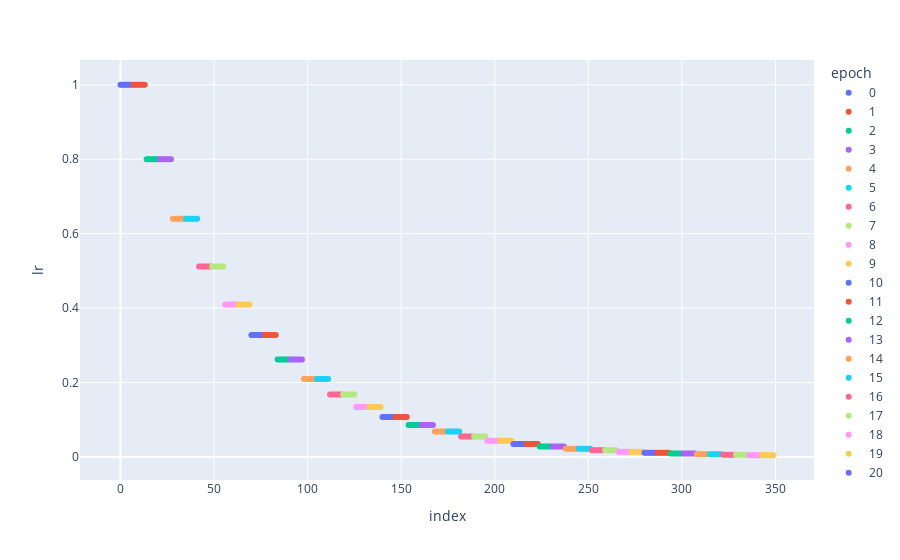

Notebook source saved alongside this figure:
### Markdown cell above
## StepLR
This is a more general form of `ExponentialLR` where instead of decaying the learning rate with every epoch, I can decay it every so many epochs given by the `step_size`.

### Code cell
lrsched = partial(StepLR, step_size=2, gamma=0.8)
df = explore(lrsched, optim_lr=1.0)

### Figure 1 — Plotly figure (JSON) as saved in the notebook; plotly's stock layout.template omitted (floating-point values rounded to 4 significant figures)
{"data": [{"hovertemplate": "epoch=0<br>index=%{x}<br>lr=%{y}<extra></extra>", "legendgroup": "0", "marker": {"color": "#636efa", "symbol": "circle"}, "mode": "markers", "name": "0", "orientation": "v", "showlegend": true, "type": "scatter", "x": [0, 1, 2, 3, 4, 5, 6], "xaxis": "x", "y": [1, 1, 1, 1, 1, 1, 1], "yaxis": "y"}, {"hovertemplate": "epoch=1<br>index=%{x}<br>lr=%{y}<extra></extra>", "legendgroup": "1", "marker": {"color": "#EF553B", "symbol": "circle"}, "mode": "markers", "name": "1", "orientation": "v", "showlegend": true, "type": "scatter", "x": [7, 8, 9, 10, 11, 12, 13], "xaxis": "x", "y": [1, 1, 1, 1, 1, 1, 1], "yaxis": "y"}, {"hovertemplate": "epoch=2<br>index=%{x}<br>lr=%{y}<extra></extra>", "legendgroup": "2", "marker": {"color": "#00cc96", "symbol": "circle"}, "mode": "markers", "name": "2", "orientation": "v", "showlegend": true, "type": "scatter", "x": [14, 15, 16, 17, 18, 19, 20], "xaxis": "x", "y": [0.8, 0.8, 0.8, 0.8, 0.8, 0.8, 0.8], "yaxis": "y"}, {"hovertemplate": "epoch=3<br>index=%{x}<br>lr=%{y}<extra></extra>", "legendgroup": "3", "marker": {"color": "#ab63fa", "symbol": "circle"}, "mode": "markers", "name": "3", "orientation": "v", "showlegend": true, "type": "scatter", "x": [21, 22, 23, 24, 25, 26, 27], "xaxis": "x", "y": [0.8, 0.8, 0.8, 0.8, 0.8, 0.8, 0.8], "yaxis": "y"}, {"hovertemplate": "epoch=4<br>index=%{x}<br>lr=%{y}<extra></extra>", "legendgroup": "4", "marker": {"color": "#FFA15A", "symbol": "circle"}, "mode": "markers", "name": "4", "orientation": "v", "showlegend": true, "type": "scatter", "x": [28, 29, 30, 31, 32, 33, 34], "xaxis": "x", "y": [0.64, 0.64, 0.64, 0.64, 0.64, 0.64, 0.64], "yaxis": "y"}, {"hovertemplate": "epoch=5<br>index=%{x}<br>lr=%{y}<extra></extra>", "legendgroup": "5", "marker": {"color": "#19d3f3", "symbol": "circle"}, "mode": "markers", "name": "5", "orientation": "v", "showlegend": true, "type": "scatter", "x": [35, 36, 37, 38, 39, 40, 41], "xaxis": "x", "y": [0.64, 0.64, 0.64, 0.64, 0.64, 0.64, 0.64], "yaxis": "y"}, {"hovertemplate": "epoch=6<br>index=%{x}<br>lr=%{y}<extra></extra>", "legendgroup": "6", "marker": {"color": "#FF6692", "symbol": "circle"}, "mode": "markers", "name": "6", "orientation": "v", "showlegend": true, "type": "scatter", "x": [42, 43, 44, 45, 46, 47, 48], "xaxis": "x", "y": [0.512, 0.512, 0.512, 0.512, 0.512, 0.512, 0.512], "yaxis": "y"}, {"hovertemplate": "epoch=7<br>index=%{x}<br>lr=%{y}<extra></extra>", "legendgroup": "7", "marker": {"color": "#B6E880", "symbol": "circle"}, "mode": "markers", "name": "7", "orientation": "v", "showlegend": true, "type": "scatter", "x": [49, 50, 51, 52, 53, 54, 55], "xaxis": "x", "y": [0.512, 0.512, 0.512, 0.512, 0.512, 0.512, 0.512], "yaxis": "y"}, {"hovertemplate": "epoch=8<br>index=%{x}<br>lr=%{y}<extra></extra>", "legendgroup": "8", "marker": {"color": "#FF97FF", "symbol": "circle"}, "mode": "markers", "name": "8", "orientation": "v", "showlegend": true, "type": "scatter", "x": [56, 57, 58, 59, 60, 61, 62], "xaxis": "x", "y": [0.4096, 0.4096, 0.4096, 0.4096, 0.4096, 0.4096, 0.4096], "yaxis": "y"}, {"hovertemplate": "epoch=9<br>index=%{x}<br>lr=%{y}<extra></extra>", "legendgroup": "9", "marker": {"color": "#FECB52", "symbol": "circle"}, "mode": "markers", "name": "9", "orientation": "v", "showlegend": true, "type": "scatter", "x": [63, 64, 65, 66, 67, 68, 69], "xaxis": "x", "y": [0.4096, 0.4096, 0.4096, 0.4096, 0.4096, 0.4096, 0.4096], "yaxis": "y"}, {"hovertemplate": "epoch=10<br>index=%{x}<br>lr=%{y}<extra></extra>", "legendgroup": "10", "marker": {"color": "#636efa", "symbol": "circle"}, "mode": "markers", "name": "10", "orientation": "v", "showlegend": true, "type": "scatter", "x": [70, 71, 72, 73, 74, 75, 76], "xaxis": "x", "y": [0.3277, 0.3277, 0.3277, 0.3277, 0.3277, 0.3277, 0.3277], "yaxis": "y"}, {"hovertemplate": "epoch=11<br>index=%{x}<br>lr=%{y}<extra></extra>", "legendgroup": "11", "marker": {"color": "#EF553B", "symbol": "circle"}, "mode": "markers", "name": "11", "orientation": "v", "showlegend": true, "type": "scatter", "x": [77, 78, 79, 80, 81, 82, 83], "xaxis": "x", "y": [0.3277, 0.3277, 0.3277, 0.3277, 0.3277, 0.3277, 0.3277], "yaxis": "y"}, {"hovertemplate": "epoch=12<br>index=%{x}<br>lr=%{y}<extra></extra>", "legendgroup": "12", "marker": {"color": "#00cc96", "symbol": "circle"}, "mode": "markers", "name": "12", "orientation": "v", "showlegend": true, "type": "scatter", "x": [84, 85, 86, 87, 88, 89, 90], "xaxis": "x", "y": [0.2621, 0.2621, 0.2621, 0.2621, 0.2621, 0.2621, 0.2621], "yaxis": "y"}, {"hovertemplate": "epoch=13<br>index=%{x}<br>lr=%{y}<extra></extra>", "legendgroup": "13", "marker": {"color": "#ab63fa", "symbol": "circle"}, "mode": "markers", "name": "13", "orientation": "v", "showlegend": true, "type": "scatter", "x": [91, 92, 93, 94, 95, 96, 97], "xaxis": "x", "y": [0.2621, 0.2621, 0.2621, 0.2621, 0.2621, 0.2621, 0.2621], "yaxis": "y"}, {"hovertemplate": "epoch=14<br>index=%{x}<br>lr=%{y}<extra></extra>", "legendgroup": "14", "marker": {"color": "#FFA15A", "symbol": "circle"}, "mode": "markers", "name": "14", "orientation": "v", "showlegend": true, "type": "scatter", "x": [98, 99, 100, 101, 102, 103, 104], "xaxis": "x", "y": [0.2097, 0.2097, 0.2097, 0.2097, 0.2097, 0.2097, 0.2097], "yaxis": "y"}, {"hovertemplate": "epoch=15<br>index=%{x}<br>lr=%{y}<extra></extra>", "legendgroup": "15", "marker": {"color": "#19d3f3", "symbol": "circle"}, "mode": "markers", "name": "15", "orientation": "v", "showlegend": true, "type": "scatter", "x": [105, 106, 107, 108, 109, 110, 111], "xaxis": "x", "y": [0.2097, 0.2097, 0.2097, 0.2097, 0.2097, 0.2097, 0.2097], "yaxis": "y"}, {"hovertemplate": "epoch=16<br>index=%{x}<br>lr=%{y}<extra></extra>", "legendgroup": "16", "marker": {"color": "#FF6692", "symbol": "circle"}, "mode": "markers", "name": "16", "orientation": "v", "showlegend": true, "type": "scatter", "x": [112, 113, 114, 115, 116, 117, 118], "xaxis": "x", "y": [0.1678, 0.1678, 0.1678, 0.1678, 0.1678, 0.1678, 0.1678], "yaxis": "y"}, {"hovertemplate": "epoch=17<br>index=%{x}<br>lr=%{y}<extra></extra>", "legendgroup": "17", "marker": {"color": "#B6E880", "symbol": "circle"}, "mode": "markers", "name": "17", "orientation": "v", "showlegend": true, "type": "scatter", "x": [119, 120, 121, 122, 123, 124, 125], "xaxis": "x", "y": [0.1678, 0.1678, 0.1678, 0.1678, 0.1678, 0.1678, 0.1678], "yaxis": "y"}, {"hovertemplate": "epoch=18<br>index=%{x}<br>lr=%{y}<extra></extra>", "legendgroup": "18", "marker": {"color": "#FF97FF", "symbol": "circle"}, "mode": "markers", "name": "18", "orientation": "v", "showlegend": true, "type": "scatter", "x": [126, 127, 128, 129, 130, 131, 132], "xaxis": "x", "y": [0.1342, 0.1342, 0.1342, 0.1342, 0.1342, 0.1342, 0.1342], "yaxis": "y"}, {"hovertemplate": "epoch=19<br>index=%{x}<br>lr=%{y}<extra></extra>", "legendgroup": "19", "marker": {"color": "#FECB52", "symbol": "circle"}, "mode": "markers", "name": "19", "orientation": "v", "showlegend": true, "type": "scatter", "x": [133, 134, 135, 136, 137, 138, 139], "xaxis": "x", "y": [0.1342, 0.1342, 0.1342, 0.1342, 0.1342, 0.1342, 0.1342], "yaxis": "y"}, {"hovertemplate": "epoch=20<br>index=%{x}<br>lr=%{y}<extra></extra>", "legendgroup": "20", "marker": {"color": "#636efa", "symbol": "circle"}, "mode": "markers", "name": "20", "orientation": "v", "showlegend": true, "type": "scatter", "x": [140, 141, 142, 143, 144, 145, 146], "xaxis": "x", "y": [0.1074, 0.1074, 0.1074, 0.1074, 0.1074, 0.1074, 0.1074], "yaxis": "y"}, {"hovertemplate": "epoch=21<br>index=%{x}<br>lr=%{y}<extra></extra>", "legendgroup": "21", "marker": {"color": "#EF553B", "symbol": "circle"}, "mode": "markers", "name": "21", "orientation": "v", "showlegend": true, "type": "scatter", "x": [147, 148, 149, 150, 151, 152, 153], "xaxis": "x", "y": [0.1074, 0.1074, 0.1074, 0.1074, 0.1074, 0.1074, 0.1074], "yaxis": "y"}, {"hovertemplate": "epoch=22<br>index=%{x}<br>lr=%{y}<extra></extra>", "legendgroup": "22", "marker": {"color": "#00cc96", "symbol": "circle"}, "mode": "markers", "name": "22", "orientation": "v", "showlegend": true, "type": "scatter", "x": [154, 155, 156, 157, 158, 159, 160], "xaxis": "x", "y": [0.0859, 0.0859, 0.0859, 0.0859, 0.0859, 0.0859, 0.0859], "yaxis": "y"}, {"hovertemplate": "epoch=23<br>index=%{x}<br>lr=%{y}<extra></extra>", "legendgroup": "23", "marker": {"color": "#ab63fa", "symbol": "circle"}, "mode": "markers", "name": "23", "orientation": "v", "showlegend": true, "type": "scatter", "x": [161, 162, 163, 164, 165, 166, 167], "xaxis": "x", "y": [0.0859, 0.0859, 0.0859, 0.0859, 0.0859, 0.0859, 0.0859], "yaxis": "y"}, {"hovertemplate": "epoch=24<br>index=%{x}<br>lr=%{y}<extra></extra>", "legendgroup": "24", "marker": {"color": "#FFA15A", "symbol": "circle"}, "mode": "markers", "name": "24", "orientation": "v", "showlegend": true, "type": "scatter", "x": [168, 169, 170, 171, 172, 173, 174], "xaxis": "x", "y": [0.06872, 0.06872, 0.06872, 0.06872, 0.06872, 0.06872, 0.06872], "yaxis": "y"}, {"hovertemplate": "epoch=25<br>index=%{x}<br>lr=%{y}<extra></extra>", "legendgroup": "25", "marker": {"color": "#19d3f3", "symbol": "circle"}, "mode": "markers", "name": "25", "orientation": "v", "showlegend": true, "type": "scatter", "x": [175, 176, 177, 178, 179, 180, 181], "xaxis": "x", "y": [0.06872, 0.06872, 0.06872, 0.06872, 0.06872, 0.06872, 0.06872], "yaxis": "y"}, {"hovertemplate": "epoch=26<br>index=%{x}<br>lr=%{y}<extra></extra>", "legendgroup": "26", "marker": {"color": "#FF6692", "symbol": "circle"}, "mode": "markers", "name": "26", "orientation": "v", "showlegend": true, "type": "scatter", "x": [182, 183, 184, 185, 186, 187, 188], "xaxis": "x", "y": [0.05498, 0.05498, 0.05498, 0.05498, 0.05498, 0.05498, 0.05498], "yaxis": "y"}, {"hovertemplate": "epoch=27<br>index=%{x}<br>lr=%{y}<extra></extra>", "legendgroup": "27", "marker": {"color": "#B6E880", "symbol": "circle"}, "mode": "markers", "name": "27", "orientation": "v", "showlegend": true, "type": "scatter", "x": [189, 190, 191, 192, 193, 194, 195], "xaxis": "x", "y": [0.05498, 0.05498, 0.05498, 0.05498, 0.05498, 0.05498, 0.05498], "yaxis": "y"}, {"hovertemplate": "epoch=28<br>index=%{x}<br>lr=%{y}<extra></extra>", "legendgroup": "28", "marker": {"color": "#FF97FF", "symbol": "circle"}, "mode": "markers", "name": "28", "orientation": "v", "showlegend": true, "type": "scatter", "x": [196, 197, 198, 199, 200, 201, 202], "xaxis": "x", "y": [0.04398, 0.04398, 0.04398, 0.04398, 0.04398, 0.04398, 0.04398], "yaxis": "y"}, {"hovertemplate": "epoch=29<br>index=%{x}<br>lr=%{y}<extra></extra>", "legendgroup": "29", "marker": {"color": "#FECB52", "symbol": "circle"}, "mode": "markers", "name": "29", "orientation": "v", "showlegend": true, "type": "scatter", "x": [203, 204, 205, 206, 207, 208, 209], "xaxis": "x", "y": [0.04398, 0.04398, 0.04398, 0.04398, 0.04398, 0.04398, 0.04398], "yaxis": "y"}, {"hovertemplate": "epoch=30<br>index=%{x}<br>lr=%{y}<extra></extra>", "legendgroup": "30", "marker": {"color": "#636efa", "symbol": "circle"}, "mode": "markers", "name": "30", "orientation": "v", "showlegend": true, "type": "scatter", "x": [210, 211, 212, 213, 214, 215, 216], "xaxis": "x", "y": [0.03518, 0.03518, 0.03518, 0.03518, 0.03518, 0.03518, 0.03518], "yaxis": "y"}, {"hovertemplate": "epoch=31<br>index=%{x}<br>lr=%{y}<extra></extra>", "legendgroup": "31", "marker": {"color": "#EF553B", "symbol": "circle"}, "mode": "markers", "name": "31", "orientation": "v", "showlegend": true, "type": "scatter", "x": [217, 218, 219, 220, 221, 222, 223], "xaxis": "x", "y": [0.03518, 0.03518, 0.03518, 0.03518, 0.03518, 0.03518, 0.03518], "yaxis": "y"}, {"hovertemplate": "epoch=32<br>index=%{x}<br>lr=%{y}<extra></extra>", "legendgroup": "32", "marker": {"color": "#00cc96", "symbol": "circle"}, "mode": "markers", "name": "32", "orientation": "v", "showlegend": true, "type": "scatter", "x": [224, 225, 226, 227, 228, 229, 230], "xaxis": "x", "y": [0.02815, 0.02815, 0.02815, 0.02815, 0.02815, 0.02815, 0.02815], "yaxis": "y"}, {"hovertemplate": "epoch=33<br>index=%{x}<br>lr=%{y}<extra></extra>", "legendgroup": "33", "marker": {"color": "#ab63fa", "symbol": "circle"}, "mode": "markers", "name": "33", "orientation": "v", "showlegend": true, "type": "scatter", "x": [231, 232, 233, 234, 235, 236, 237], "xaxis": "x", "y": [0.02815, 0.02815, 0.02815, 0.02815, 0.02815, 0.02815, 0.02815], "yaxis": "y"}, {"hovertemplate": "epoch=34<br>index=%{x}<br>lr=%{y}<extra></extra>", "legendgroup": "34", "marker": {"color": "#FFA15A", "symbol": "circle"}, "mode": "markers", "name": "34", "orientation": "v", "showlegend": true, "type": "scatter", "x": [238, 239, 240, 241, 242, 243, 244], "xaxis": "x", "y": [0.02252, 0.02252, 0.02252, 0.02252, 0.02252, 0.02252, 0.02252], "yaxis": "y"}, {"hovertemplate": "epoch=35<br>index=%{x}<br>lr=%{y}<extra></extra>", "legendgroup": "35", "marker": {"color": "#19d3f3", "symbol": "circle"}, "mode": "markers", "name": "35", "orientation": "v", "showlegend": true, "type": "scatter", "x": [245, 246, 247, 248, 249, 250, 251], "xaxis": "x", "y": [0.02252, 0.02252, 0.02252, 0.02252, 0.02252, 0.02252, 0.02252], "yaxis": "y"}, {"hovertemplate": "epoch=36<br>index=%{x}<br>lr=%{y}<extra></extra>", "legendgroup": "36", "marker": {"color": "#FF6692", "symbol": "circle"}, "mode": "markers", "name": "36", "orientation": "v", "showlegend": true, "type": "scatter", "x": [252, 253, 254, 255, 256, 257, 258], "xaxis": "x", "y": [0.01801, 0.01801, 0.01801, 0.01801, 0.01801, 0.01801, 0.01801], "yaxis": "y"}, {"hovertemplate": "epoch=37<br>index=%{x}<br>lr=%{y}<extra></extra>", "legendgroup": "37", "marker": {"color": "#B6E880", "symbol": "circle"}, "mode": "markers", "name": "37", "orientation": "v", "showlegend": true, "type": "scatter", "x": [259, 260, 261, 262, 263, 264, 265], "xaxis": "x", "y": [0.01801, 0.01801, 0.01801, 0.01801, 0.01801, 0.01801, 0.01801], "yaxis": "y"}, {"hovertemplate": "epoch=38<br>index=%{x}<br>lr=%{y}<extra></extra>", "legendgroup": "38", "marker": {"color": "#FF97FF", "symbol": "circle"}, "mode": "markers", "name": "38", "orientation": "v", "showlegend": true, "type": "scatter", "x": [266, 267, 268, 269, 270, 271, 272], "xaxis": "x", "y": [0.01441, 0.01441, 0.01441, 0.01441, 0.01441, 0.01441, 0.01441], "yaxis": "y"}, {"hovertemplate": "epoch=39<br>index=%{x}<br>lr=%{y}<extra></extra>", "legendgroup": "39", "marker": {"color": "#FECB52", "symbol": "circle"}, "mode": "markers", "name": "39", "orientation": "v", "showlegend": true, "type": "scatter", "x": [273, 274, 275, 276, 277, 278, 279], "xaxis": "x", "y": [0.01441, 0.01441, 0.01441, 0.01441, 0.01441, 0.01441, 0.01441], "yaxis": "y"}, {"hovertemplate": "epoch=40<br>index=%{x}<br>lr=%{y}<extra></extra>", "legendgroup": "40", "marker": {"color": "#636efa", "symbol": "circle"}, "mode": "markers", "name": "40", "orientation": "v", "showlegend": true, "type": "scatter", "x": [280, 281, 282, 283, 284, 285, 286], "xaxis": "x", "y": [0.01153, 0.01153, 0.01153, 0.01153, 0.01153, 0.01153, 0.01153], "yaxis": "y"}, {"hovertemplate": "epoch=41<br>index=%{x}<br>lr=%{y}<extra></extra>", "legendgroup": "41", "marker": {"color": "#EF553B", "symbol": "circle"}, "mode": "markers", "name": "41", "orientation": "v", "showlegend": true, "type": "scatter", "x": [287, 288, 289, 290, 291, 292, 293], "xaxis": "x", "y": [0.01153, 0.01153, 0.01153, 0.01153, 0.01153, 0.01153, 0.01153], "yaxis": "y"}, {"hovertemplate": "epoch=42<br>index=%{x}<br>lr=%{y}<extra></extra>", "legendgroup": "42", "marker": {"color": "#00cc96", "symbol": "circle"}, "mode": "markers", "name": "42", "orientation": "v", "showlegend": true, "type": "scatter", "x": [294, 295, 296, 297, 298, 299, 300], "xaxis": "x", "y": [0.009223, 0.009223, 0.009223, 0.009223, 0.009223, 0.009223, 0.009223], "yaxis": "y"}, {"hovertemplate": "epoch=43<br>index=%{x}<br>lr=%{y}<extra></extra>", "legendgroup": "43", "marker": {"color": "#ab63fa", "symbol": "circle"}, "mode": "markers", "name": "43", "orientation": "v", "showlegend": true, "type": "scatter", "x": [301, 302, 303, 304, 305, 306, 307], "xaxis": "x", "y": [0.009223, 0.009223, 0.009223, 0.009223, 0.009223, 0.009223, 0.009223], "yaxis": "y"}, {"hovertemplate": "epoch=44<br>index=%{x}<br>lr=%{y}<extra></extra>", "legendgroup": "44", "marker": {"color": "#FFA15A", "symbol": "circle"}, "mode": "markers", "name": "44", "orientation": "v", "showlegend": true, "type": "scatter", "x": [308, 309, 310, 311, 312, 313, 314], "xaxis": "x", "y": [0.007379, 0.007379, 0.007379, 0.007379, 0.007379, 0.007379, 0.007379], "yaxis": "y"}, {"hovertemplate": "epoch=45<br>index=%{x}<br>lr=%{y}<extra></extra>", "legendgroup": "45", "marker": {"color": "#19d3f3", "symbol": "circle"}, "mode": "markers", "name": "45", "orientation": "v", "showlegend": true, "type": "scatter", "x": [315, 316, 317, 318, 319, 320, 321], "xaxis": "x", "y": [0.007379, 0.007379, 0.007379, 0.007379, 0.007379, 0.007379, 0.007379], "yaxis": "y"}, {"hovertemplate": "epoch=46<br>index=%{x}<br>lr=%{y}<extra></extra>", "legendgroup": "46", "marker": {"color": "#FF6692", "symbol": "circle"}, "mode": "markers", "name": "46", "orientation": "v", "showlegend": true, "type": "scatter", "x": [322, 323, 324, 325, 326, 327, 328], "xaxis": "x", "y": [0.005903, 0.005903, 0.005903, 0.005903, 0.005903, 0.005903, 0.005903], "yaxis": "y"}, {"hovertemplate": "epoch=47<br>index=%{x}<br>lr=%{y}<extra></extra>", "legendgroup": "47", "marker": {"color": "#B6E880", "symbol": "circle"}, "mode": "markers", "name": "47", "orientation": "v", "showlegend": true, "type": "scatter", "x": [329, 330, 331, 332, 333, 334, 335], "xaxis": "x", "y": [0.005903, 0.005903, 0.005903, 0.005903, 0.005903, 0.005903, 0.005903], "yaxis": "y"}, {"hovertemplate": "epoch=48<br>index=%{x}<br>lr=%{y}<extra></extra>", "legendgroup": "48", "marker": {"color": "#FF97FF", "symbol": "circle"}, "mode": "markers", "name": "48", "orientation": "v", "showlegend": true, "type": "scatter", "x": [336, 337, 338, 339, 340, 341, 342], "xaxis": "x", "y": [0.004722, 0.004722, 0.004722, 0.004722, 0.004722, 0.004722, 0.004722], "yaxis": "y"}, {"hovertemplate": "epoch=49<br>index=%{x}<br>lr=%{y}<extra></extra>", "legendgroup": "49", "marker": {"color": "#FECB52", "symbol": "circle"}, "mode": "markers", "name": "49", "orientation": "v", "showlegend": true, "type": "scatter", "x": [343, 344, 345, 346, 347, 348, 349], "xaxis": "x", "y": [0.004722, 0.004722, 0.004722, 0.004722, 0.004722, 0.004722, 0.004722], "yaxis": "y"}], "layout": {"legend": {"title": {"text": "epoch"}, "tracegroupgap": 0}, "margin": {"t": 60}, "xaxis": {"anchor": "y", "domain": [0, 1], "title": {"text": "index"}}, "yaxis": {"anchor": "x", "domain": [0, 1], "title": {"text": "lr"}}}}
